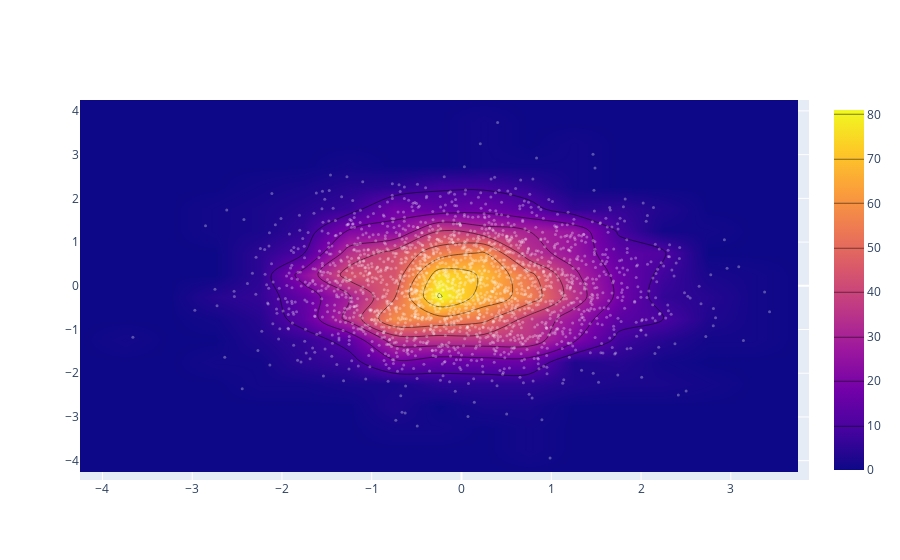

Notebook cell for this chart:
### Code cell
import plotly.graph_objs as go
import numpy as np
    
x = np.random.randn(2000)
y = np.random.randn(2000)
iplot([go.Histogram2dContour(x=x, y=y,
                             contours=dict (coloring='heatmap')),
       go.Scatter(x=x, y=y, mode='markers',
                  marker=dict(color='white', size=3,
                              opacity=0.3))], show_link=False)

### Figure 1 — Plotly figure (JSON) as saved in the notebook; plotly's stock layout.template omitted (floating-point values rounded to 4 significant figures; data arrays with more than 128 entries replaced by an {"elided": "..."} marker saying what was removed)
{"data": [{"contours": {"coloring": "heatmap"}, "type": "histogram2dcontour", "x": {"elided": "2000 float values"}, "y": {"elided": "2000 float values"}}, {"marker": {"color": "white", "opacity": 0.3, "size": 3}, "mode": "markers", "type": "scatter", "x": {"elided": "2000 float values"}, "y": {"elided": "2000 float values"}}], "layout": {}}
